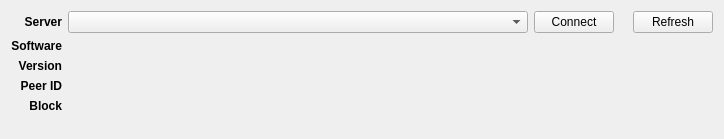
<?xml version="1.0" encoding="UTF-8"?>
<ui version="4.0">
 <class>ConnectionWidget</class>
 <widget class="QWidget" name="ConnectionWidget">
  <property name="geometry">
   <rect>
    <x>0</x>
    <y>0</y>
    <width>724</width>
    <height>139</height>
   </rect>
  </property>
  <property name="windowTitle">
   <string>Connection</string>
  </property>
  <layout class="QVBoxLayout" name="verticalLayout_2">
   <item>
    <layout class="QGridLayout" name="gridLayout">
     <item row="0" column="1">
      <widget class="QComboBox" name="urlsComboBox">
       <property name="sizePolicy">
        <sizepolicy hsizetype="Expanding" vsizetype="Fixed">
         <horstretch>0</horstretch>
         <verstretch>0</verstretch>
        </sizepolicy>
       </property>
       <property name="toolTip">
        <string/>
       </property>
       <property name="editable">
        <bool>false</bool>
       </property>
       <property name="minimumContentsLength">
        <number>0</number>
       </property>
      </widget>
     </item>
     <item row="0" column="2">
      <widget class="QPushButton" name="connectButton">
       <property name="toolTip">
        <string>Connection to entry point</string>
       </property>
       <property name="text">
        <string>Connect</string>
       </property>
      </widget>
     </item>
     <item row="0" column="3">
      <widget class="QLabel" name="connectionStatusLabel">
       <property name="maximumSize">
        <size>
         <width>16</width>
         <height>16</height>
        </size>
       </property>
       <property name="text">
        <string/>
       </property>
       <property name="pixmap">
        <pixmap resource="../../icons/tikka.slots.pyqt.resources.icons.index.qrc">:/icons/disconnected</pixmap>
       </property>
       <property name="scaledContents">
        <bool>true</bool>
       </property>
      </widget>
     </item>
     <item row="0" column="4">
      <widget class="QPushButton" name="refreshNodeButton">
       <property name="toolTip">
        <string>Refresh nodes from network</string>
       </property>
       <property name="text">
        <string>Refresh</string>
       </property>
       <property name="icon">
        <iconset resource="../../icons/tikka.slots.pyqt.resources.icons.index.qrc">
         <normaloff>:/icons/refresh_icon</normaloff>:/icons/refresh_icon</iconset>
       </property>
      </widget>
     </item>
     <item row="2" column="1">
      <widget class="QLabel" name="versionValueLabel">
       <property name="text">
        <string/>
       </property>
      </widget>
     </item>
     <item row="3" column="0">
      <widget class="QLabel" name="peerIDLabel">
       <property name="font">
        <font>
         <weight>75</weight>
         <bold>true</bold>
        </font>
       </property>
       <property name="text">
        <string>Peer ID</string>
       </property>
       <property name="alignment">
        <set>Qt::AlignRight|Qt::AlignTrailing|Qt::AlignVCenter</set>
       </property>
      </widget>
     </item>
     <item row="0" column="0">
      <widget class="QLabel" name="serverLabel">
       <property name="font">
        <font>
         <weight>75</weight>
         <bold>true</bold>
        </font>
       </property>
       <property name="text">
        <string>Server</string>
       </property>
       <property name="alignment">
        <set>Qt::AlignRight|Qt::AlignTrailing|Qt::AlignVCenter</set>
       </property>
      </widget>
     </item>
     <item row="3" column="1">
      <widget class="QLabel" name="peerIDValueLabel">
       <property name="text">
        <string/>
       </property>
      </widget>
     </item>
     <item row="1" column="1">
      <widget class="QLabel" name="softwareValueLabel">
       <property name="text">
        <string/>
       </property>
      </widget>
     </item>
     <item row="1" column="0">
      <widget class="QLabel" name="softwareLabel">
       <property name="font">
        <font>
         <weight>75</weight>
         <bold>true</bold>
        </font>
       </property>
       <property name="text">
        <string>Software</string>
       </property>
       <property name="alignment">
        <set>Qt::AlignRight|Qt::AlignTrailing|Qt::AlignVCenter</set>
       </property>
      </widget>
     </item>
     <item row="2" column="0">
      <widget class="QLabel" name="versionLabel">
       <property name="font">
        <font>
         <weight>75</weight>
         <bold>true</bold>
        </font>
       </property>
       <property name="text">
        <string>Version</string>
       </property>
       <property name="alignment">
        <set>Qt::AlignRight|Qt::AlignTrailing|Qt::AlignVCenter</set>
       </property>
      </widget>
     </item>
     <item row="4" column="0">
      <widget class="QLabel" name="blockLabel">
       <property name="font">
        <font>
         <weight>75</weight>
         <bold>true</bold>
        </font>
       </property>
       <property name="text">
        <string>Block</string>
       </property>
       <property name="alignment">
        <set>Qt::AlignRight|Qt::AlignTrailing|Qt::AlignVCenter</set>
       </property>
      </widget>
     </item>
     <item row="4" column="1">
      <widget class="QLabel" name="blockValueLabel">
       <property name="text">
        <string/>
       </property>
      </widget>
     </item>
    </layout>
   </item>
   <item>
    <spacer name="verticalSpacer">
     <property name="orientation">
      <enum>Qt::Vertical</enum>
     </property>
     <property name="sizeHint" stdset="0">
      <size>
       <width>20</width>
       <height>40</height>
      </size>
     </property>
    </spacer>
   </item>
  </layout>
 </widget>
 <resources>
  <include location="../../icons/tikka.slots.pyqt.resources.icons.index.qrc"/>
 </resources>
 <connections/>
</ui>
